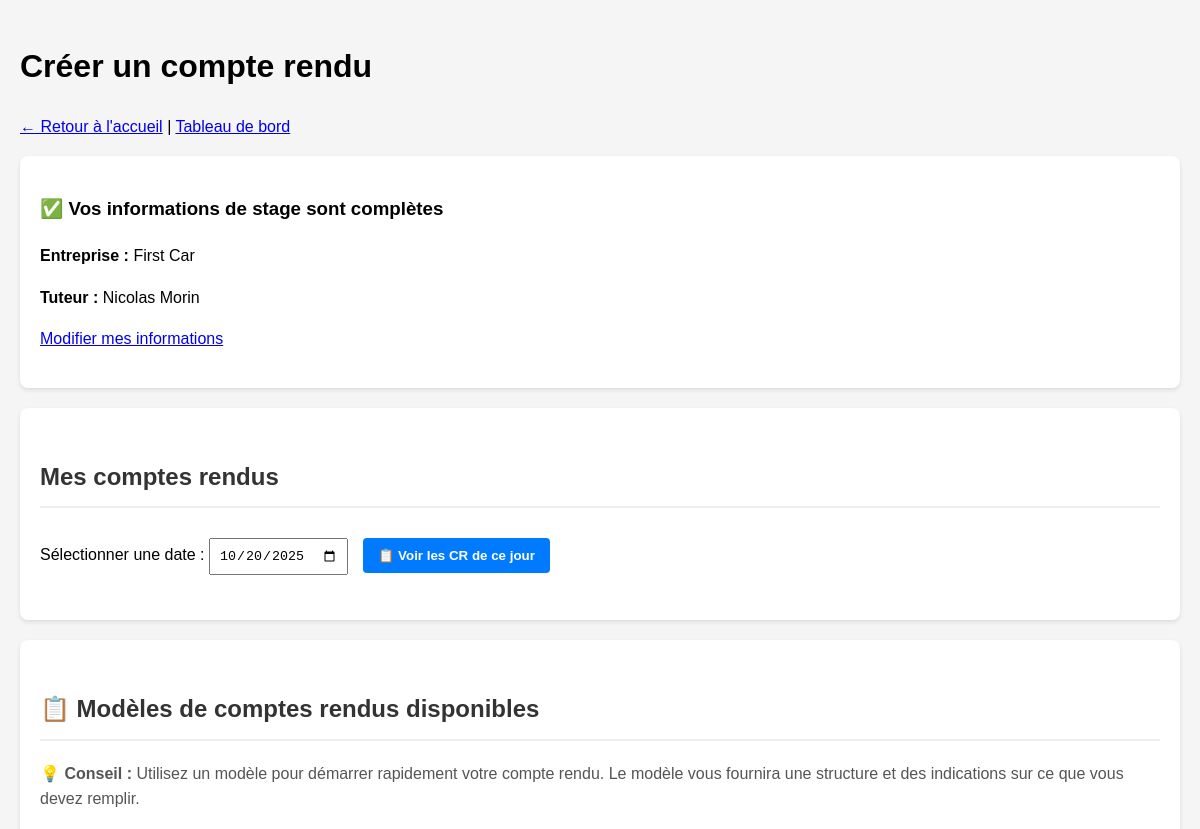
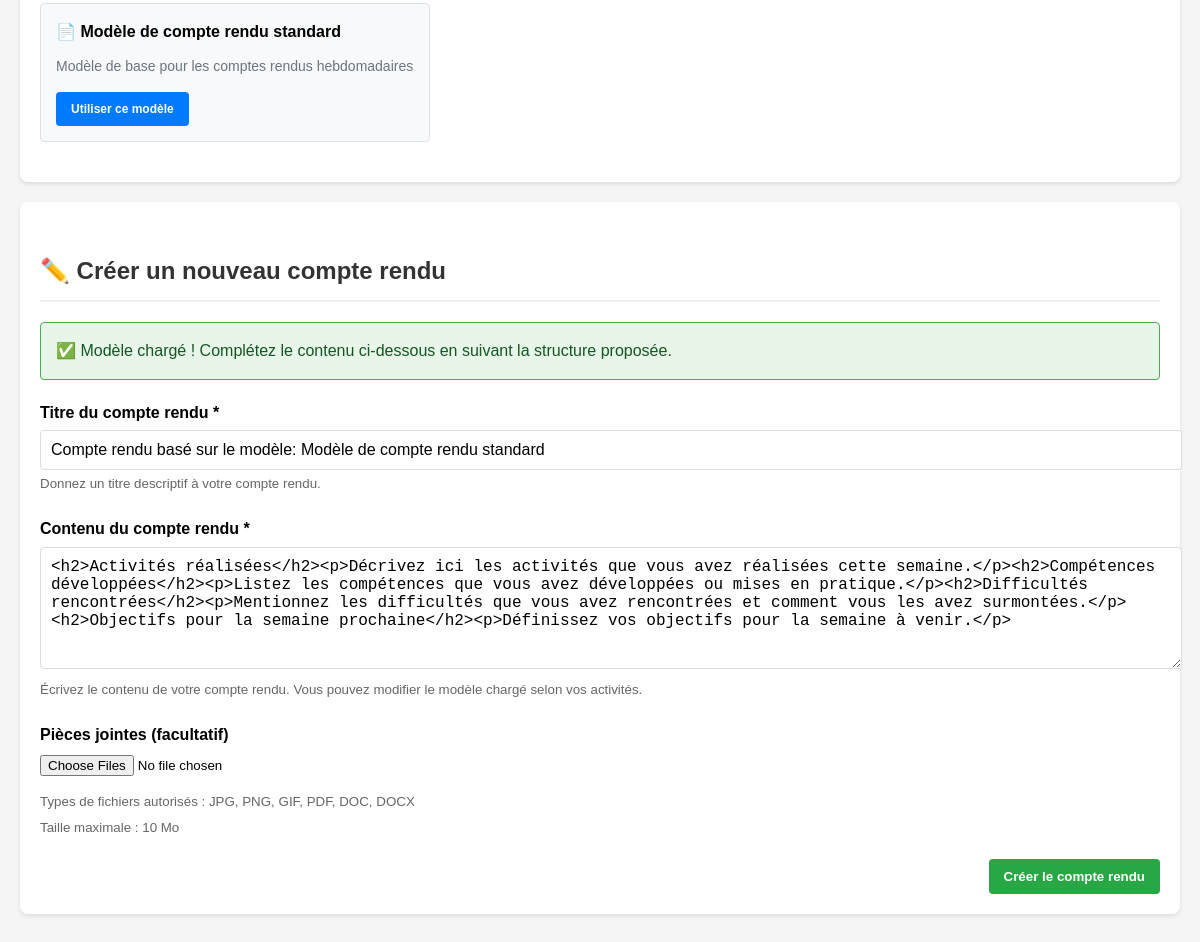
The page /editer_cr.php?modele=1 (signed in) on the database its author committed (2 pictures, top to bottom).
### tables this page shows
CREATE TABLE IF NOT EXISTS `stage` (
  `num` int NOT NULL AUTO_INCREMENT,
  `nom` varchar(50) NOT NULL,
  `adresse` varchar(100) DEFAULT NULL,
  `CP` int DEFAULT NULL,
  `ville` varchar(40) DEFAULT NULL,
  `tel` varchar(20) DEFAULT NULL,
  `libelleStage` varchar(500) DEFAULT NULL,
  `email` varchar(50) DEFAULT NULL,
  `num_tuteur` int DEFAULT NULL,
  PRIMARY KEY (`num`),
  KEY `num_tuteur` (`num_tuteur`)
);

CREATE TABLE IF NOT EXISTS `tuteur` (
  `num` int NOT NULL AUTO_INCREMENT,
  `nom` varchar(40) NOT NULL,
  `prenom` varchar(40) NOT NULL,
  `tel` varchar(20) DEFAULT NULL,
  `email` varchar(100) DEFAULT NULL,
  PRIMARY KEY (`num`)
);

CREATE TABLE IF NOT EXISTS `modeles_cr` (
  `id` int NOT NULL AUTO_INCREMENT,
  `titre` varchar(255) NOT NULL,
  `description` text,
  `contenu_html` LONGTEXT,
  `professeur_id` int NOT NULL,
  `date_creation` datetime DEFAULT CURRENT_TIMESTAMP,
  `actif` tinyint(1) DEFAULT '1',
  PRIMARY KEY (`id`),
  KEY `professeur_id` (`professeur_id`)
);

### _conf.php (called while the page is built, shortened)
<?php
$taille_max_fichier = 10 * 1024 * 1024;
?>

### fonctions.php (called while the page is built, shortened)
<?php
function formaterTailleFichier($octets) {
    $unites = ['o', 'Ko', 'Mo', 'Go'];
    $octets = max($octets, 0);
    $puissance = floor(($octets ? log($octets) : 0) / log(1024));
    $puissance = min($puissance, count($unites) - 1);
    $octets /= pow(1024, $puissance);
    return round($octets, 2) . ' ' . $unites[$puissance];
}
?>

### editer_cr.php (the view, shortened to what this page needs)
<?php
include '_conf.php';
include 'fonctions.php';
$bdd = mysqli_connect($serveurBDD, $userBDD, $mdpBDD, $nomBDD);
$user_id = $_SESSION['Sid'];
$show_cr_form = false;
$show_cr_list = false;
$stage_query = "SELECT s.*, t.nom as tuteur_nom, t.prenom as tuteur_prenom, t.tel as tuteur_tel, t.email as tuteur_email
                FROM utilisateur u
                LEFT JOIN stage s ON u.num_stage = s.num
                LEFT JOIN tuteur t ON s.num_tuteur = t.num
                WHERE u.num = $user_id";
$stage_result = mysqli_query($bdd, $stage_query);
$stage_info = mysqli_fetch_assoc($stage_result);
if ($stage_info &&
    !empty($stage_info['nom']) &&
    !empty($stage_info['adresse']) &&
    !empty($stage_info['CP']) &&
    !empty($stage_info['ville']) &&
    !empty($stage_info['tel']) &&
    !empty($stage_info['libelleStage']) &&
    !empty($stage_info['email']) &&
    !empty($stage_info['tuteur_nom']) &&
    !empty($stage_info['tuteur_prenom']) &&
    !empty($stage_info['tuteur_tel']) &&
    !empty($stage_info['tuteur_email'])) {
    $show_cr_form = true;
}
$date_cr = date('Y-m-d');
$description = '';
$contenu_html = '';
$modeles_query = "SELECT * FROM modeles_cr WHERE actif = 1 ORDER BY date_creation DESC";
$modeles_result = mysqli_query($bdd, $modeles_query);
if (isset($_GET['modele']) && !empty($_GET['modele'])) {
    $modele_id = intval($_GET['modele']);
    $modele_query = "SELECT * FROM modeles_cr WHERE id = $modele_id AND actif = 1";
    $modele_result = mysqli_query($bdd, $modele_query);
    if (mysqli_num_rows($modele_result) > 0) {
        $modele = mysqli_fetch_assoc($modele_result);
        $contenu_html = $modele['contenu_html'];
        $description = "Compte rendu basé sur le modèle: " . $modele['titre'];
    }
}
?>
<!DOCTYPE html>
<html lang="fr">
<head>
</head>
<body>
    <div class="container">
        <h1>Créer un compte rendu</h1>
        <p><a href="accueil.php">← Retour à l'accueil</a> | <a href="tableau_bord_eleve.php">Tableau de bord</a></p>
        <?php if (!$show_cr_form): ?>
            <div class="alert alert-warning">
                <h3>⚠️ Informations manquantes</h3>
                <p>Avant de créer un compte rendu, vous devez compléter vos informations de stage et de tuteur.</p>
                <p>Champs manquants :</p>
                <ul>
                    <?php if (!$stage_info || empty($stage_info['nom'])) echo "<li>Nom de l'entreprise</li>"; ?>
                    <?php if (!$stage_info || empty($stage_info['adresse'])) echo "<li>Adresse du stage</li>"; ?>
                    <?php if (!$stage_info || empty($stage_info['CP'])) echo "<li>Code postal</li>"; ?>
                    <?php if (!$stage_info || empty($stage_info['ville'])) echo "<li>Ville</li>"; ?>
                    <?php if (!$stage_info || empty($stage_info['tel'])) echo "<li>Téléphone de l'entreprise</li>"; ?>
                    <?php if (!$stage_info || empty($stage_info['libelleStage'])) echo "<li>Libellé du stage</li>"; ?>
                    <?php if (!$stage_info || empty($stage_info['email'])) echo "<li>Email de l'entreprise</li>"; ?>
                    <?php if (!$stage_info || empty($stage_info['tuteur_nom'])) echo "<li>Nom du tuteur</li>"; ?>
                    <?php if (!$stage_info || empty($stage_info['tuteur_prenom'])) echo "<li>Prénom du tuteur</li>"; ?>
                    <?php if (!$stage_info || empty($stage_info['tuteur_tel'])) echo "<li>Téléphone du tuteur</li>"; ?>
                    <?php if (!$stage_info || empty($stage_info['tuteur_email'])) echo "<li>Email du tuteur</li>"; ?>
                </ul>
                <p><a href="mon_stage.php" class="btn">
                    ➜ Remplir mes informations de stage
                </a></p>
            </div>
        <?php else: ?>
            <div class="card">
                <h3>✅ Vos informations de stage sont complètes</h3>
                <p><strong>Entreprise :</strong> <?php echo htmlspecialchars($stage_info['nom']); ?></p>
                <p><strong>Tuteur :</strong> <?php echo htmlspecialchars($stage_info['tuteur_prenom'] . ' ' . $stage_info['tuteur_nom']); ?></p>
                <p><a href="mon_stage.php">Modifier mes informations</a></p>
            </div>
            <div class="card">
                <h2>Mes comptes rendus</h2>
                <form method="POST" style="margin-bottom: 15px;">
                    <label for="date_cr">Sélectionner une date :</label>
                    <input type="date" id="date_cr" name="date_cr" value="<?php echo $date_cr; ?>" required style="padding: 8px; margin: 10px 0; margin-right: 10px;">
                    <?php if (!$show_cr_list): ?>
                        <button type="submit" name="show_cr" class="btn">
                            📋 Voir les CR de ce jour
                        </button>
                    <?php else: ?>
                        <button type="submit" name="hide_cr" class="btn btn-secondary">
                            ✕ Masquer
                        </button>
                    <?php endif; ?>
                </form>
            </div>
            <div class="card">
                <h2>📋 Modèles de comptes rendus disponibles</h2>
                <p style="margin-bottom: 20px; color: #555;">
                    <strong>💡 Conseil :</strong> Utilisez un modèle pour démarrer rapidement votre compte rendu.
                    Le modèle vous fournira une structure et des indications sur ce que vous devez remplir.
                </p>
                <?php if (mysqli_num_rows($modeles_result) > 0): ?>
                    <div class="modele-list">
                        <?php while ($modele = mysqli_fetch_assoc($modeles_result)): ?>
                            <div class="modele-card" onclick="chargerModele(<?php echo $modele['id']; ?>)">
                                <div class="modele-title">📄 <?php echo htmlspecialchars($modele['titre']); ?></div>
                                <div class="modele-description"><?php echo htmlspecialchars($modele['description']); ?></div>
                                <button class="btn" style="font-size: 12px;">Utiliser ce modèle</button>
                            </div>
                        <?php endwhile; ?>
                    </div>
                <?php else: ?>
                    <p>Aucun modèle de compte rendu disponible pour le moment.</p>
                <?php endif; ?>
            </div>
            <div class="card">
                <h2>✏️ Créer un nouveau compte rendu</h2>
                <?php if (!empty($contenu_html)): ?>
                    <div class="alert alert-success" style="background-color: #e8f5e9; border: 1px solid #4caf50;">
                        ✅ Modèle chargé ! Complétez le contenu ci-dessous en suivant la structure proposée.
                    </div>
                <?php endif; ?>
                <form method="POST" enctype="multipart/form-data">
                    <div class="form-group">
                        <label for="description">Titre du compte rendu *</label>
                        <input type="text" id="description" name="description" class="form-control" required value="<?php echo htmlspecialchars($description); ?>" placeholder="Ex: Compte rendu du 15 janvier 2025">
                        <small style="color: #666;">Donnez un titre descriptif à votre compte rendu.</small>
                    </div>
                    <div class="form-group">
                        <label for="contenu_html">Contenu du compte rendu *</label>
                        <textarea id="contenu_html" name="contenu_html" class="form-control"><?php echo htmlspecialchars($contenu_html); ?></textarea>
                        <small style="color: #666;">
                            Écrivez le contenu de votre compte rendu.
                            <?php if (!empty($contenu_html)): ?>
                                Vous pouvez modifier le modèle chargé selon vos activités.
                            <?php else: ?>
                                Vous pouvez aussi charger un modèle ci-dessus pour vous guider.
                            <?php endif; ?>
                        </small>
                    </div>
                    <div class="form-group">
                        <label for="pieces_jointes">Pièces jointes (facultatif)</label>
                        <input type="file" id="pieces_jointes" name="pieces_jointes[]" multiple onchange="verifierFichiers()">
                        <small style="color: #666;">
                            Types de fichiers autorisés : JPG, PNG, GIF, PDF, DOC, DOCX<br>
                            Taille maximale : <?php echo formaterTailleFichier($taille_max_fichier); ?>
                        </small>
                    </div>
                    <div style="text-align: right; margin-top: 20px;">
                        <button type="submit" name="insérer" class="btn btn-success">
                            Créer le compte rendu
                        </button>
                    </div>
                </form>
            </div>
        <?php endif; ?>
    </div>
</body>
</html>

### editer_cr.php (style rules this page uses)
body { font-family: Arial, sans-serif; line-height: 1.6; margin: 0; padding: 20px; background-color: #f5f5f5; }
.container { max-width: 1200px; margin: 0 auto; }
.card { background: white; border-radius: 8px; box-shadow: 0 2px 4px rgba(0,0,0,0.1); padding: 20px; margin-bottom: 20px; }
.form-group { margin-bottom: 20px; }
.form-group label { display: block; margin-bottom: 5px; font-weight: bold; }
.form-control { width: 100%; padding: 10px; border: 1px solid #ddd; border-radius: 4px; font-size: 16px; }
textarea.form-control { min-height: 100px; }
.btn { display: inline-block; background: #007bff; color: white; padding: 10px 15px; text-decoration: none; border-radius: 4px; font-weight: bold; border: none; cursor: pointer; }
.btn-success { background: #28a745; }
.alert { padding: 15px; border-radius: 4px; margin-bottom: 20px; }
.alert-success { background-color: #d4edda; color: #155724; border: 1px solid #c3e6cb; }
.modele-list { display: flex; flex-wrap: wrap; gap: 15px; margin-bottom: 20px; }
.modele-card { background: #f8f9fa; border: 1px solid #dee2e6; border-radius: 4px; padding: 15px; width: calc(33.333% - 15px); min-width: 250px; cursor: pointer; transition: all 0.2s ease; }
.modele-title { font-weight: bold; margin-bottom: 10px; }
.modele-description { color: #6c757d; font-size: 14px; margin-bottom: 15px; }
h2 { color: #333; border-bottom: 2px solid #eee; padding-bottom: 10px; margin-top: 30px; }

### rows shown on the page
stage: nom "First Car", tuteur.prenom+nom "Nicolas Morin"
modeles_cr: titre "Modèle de compte rendu standard", description "Modèle de base pour les comptes rendus hebdomadaires", description "Compte rendu basé sur le modèle: Modèle de compte rendu standard", contenu_html "<h2>Activités réalisées</h2><p>Décrivez ici les activités que vous avez réalisées cette semaine.</p><h2>Compétences développées</h2><p>Listez les compétences que vous avez développées ou mises en pratique.</p><h2>Difficultés rencontrées</h2><p>Mentionnez les difficultés que vous avez rencontrées et comment vous les avez surmontées.</p><h2>Objectifs pour la semaine prochaine</h2><p>Définissez vos objectifs pour la semaine à venir.</p>"

### other values the page prints
formaterTailleFichier($taille_max_fichier) "10 Mo"
